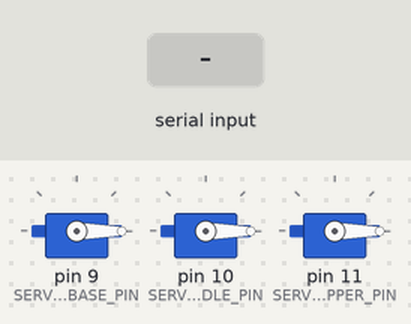
A sketch run on a simulated Arduino Uno, built with avr-gcc and run on an emulated ATmega328P. Parts: 3 × servo. Inputs (shaded band) come from the test bench.

Above: at 1.2 s.
1.3 s: "x" received over Serial
At 2.2 s:
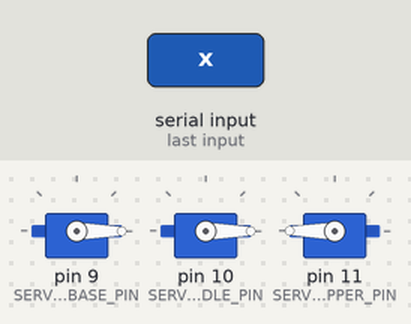
2.8 s: "t" received over Serial
At 3.3 s:
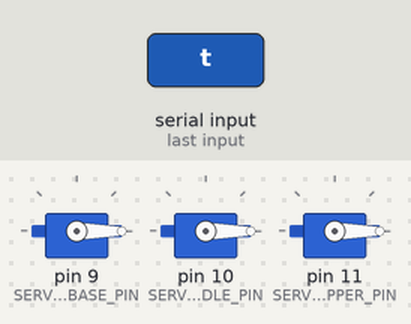
Timing chart, 0 to 5.8 s (numbered marks = the images above; inputs shaded):
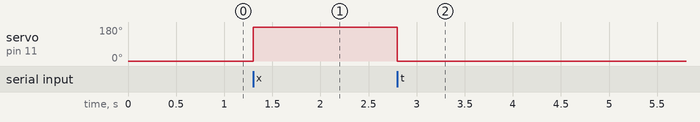

The sketch:

Project_1.ino
```cpp
/************* Android + Bluetooth + Arduino pick and place robot ****************

************** PIN CONFIGURATION *****************

  PIN      CONECTION

  9      BASE ARM SERVO
  10     MIDDLE ARM SERVO
  11     GRIPPER ARM SERVO
  RX     TX (HC05 BLUETOOTH MODULE)
  TX     RX (HC05 BLUETOOTH MODULE)

******************** CONTROLS *******************

  BUTTON         FUNCTION

  UP           BASE ARM (MOVE ON ONE SIDE)
  DOWN         BASE ARM (MOVE ON ANOTHER SIDE)
  RIGHT        MIDDLE ARM (MOVE ON ONE SIDE)
  LEFT         MIDDLE ARM (MOVE ON ANOTHER SIDE)
  TRIANGLE     GRIPPER OPEN
  CROSS        GRIPPER CLOSE

************************************************
*/

#include <Servo.h>

//DEFINATIONS FOR CONTROLLER
char RX_RAW;                             //VARIABLE FOR RECEIVED VALUES FROM ARDUINO BLUETOOTH CONTROLLER APP

//DEFINATIONS FOR SERVO
#define SERVO_BASE_PIN      9            //DEFINE BASE ARM SERVO TO DIGITAL PIN 9
#define SERVO_MIDDLE_PIN    10           //DEFINE MIDDLE ARM SERVO TO DIGITAL PIN 10
#define SERVO_GRIPPER_PIN   11           //DEFINE GRIPPER ARM SERVO TO DIGITAL PIN 11
Servo SERVO_BASE;                        //DEFINE BASE ARM SERVO
Servo SERVO_MIDDLE;                      //DEFINE MIDDLE ARM SERVO
Servo SERVO_GRIPPER;                     //DEFINE GRIPPER ARM SERVO
int BASE_VALUE = 0, MIDDLE_VALUE = 0, GRIPPER_VALUE = 0;

void setup()
{
  Serial.begin(9600);                         //SERIAL COMMUNICATION FOR HC05, BAUDRATE = 9600

  SERVO_BASE.attach(SERVO_BASE_PIN);          //SET BASE ARM SERVO TO DIGITAL PIN 9
  SERVO_MIDDLE.attach(SERVO_MIDDLE_PIN);      //SET MIDDLE ARM SERVO TO DIGITAL PIN 10
  SERVO_GRIPPER.attach(SERVO_GRIPPER_PIN);    //SET GRIPPER ARM SERVO TO DIGITAL PIN 11

  //SET TO INITIAL POSITION
  SERVO_BASE.write(BASE_VALUE);
  SERVO_MIDDLE.write(MIDDLE_VALUE);
  SERVO_GRIPPER.write(GRIPPER_VALUE);
}

void controller()
{
  if (Serial.available())
  {
    RX_RAW = Serial.read();                         //RECEIVING VALUES FROM ARDUINO BLUETOOTH CONTROLLER APP
    switch (RX_RAW)
    {
      case '1' ://LEFT BUTTON
        BASE_VALUE--;
        if (BASE_VALUE < 0)
          BASE_VALUE = 0;
        SERVO_BASE.write(BASE_VALUE);           //TO MOVE BASE ARM ON ONE SIDE
        delay(15);
        break;
      case '2' ://UP BUTTON
        MIDDLE_VALUE++;
        if (MIDDLE_VALUE > 180)
          MIDDLE_VALUE = 180;
        SERVO_MIDDLE.write(MIDDLE_VALUE);      //TO MOVE MIDDLE ARM ON ONE SIDE
        delay(15);
        break;
      case '3' ://RIGHT BUTTON
        BASE_VALUE++;
        if (BASE_VALUE > 180)
          BASE_VALUE = 180;
        SERVO_BASE.write(BASE_VALUE);          //TO MOVE BASE ARM ON ANOTHER SIDE
        delay(15);
        break;
      case '4' ://DOWN
        MIDDLE_VALUE--;
        if (MIDDLE_VALUE < 0)
          MIDDLE_VALUE = 0;
        SERVO_MIDDLE.write(MIDDLE_VALUE);     //TO MOVE MIDDLE ARM ON ANOTHER SIDE
        delay(15);
        break;
      case '5' ://SELECT BUTTON
        break;
      case '6' ://START BUTTON
        break;
      case 's' ://SQUARE BUTTON
        break;
      case 't' ://TRIANGLE BUTTON
        GRIPPER_VALUE = 0;
        SERVO_GRIPPER.write(GRIPPER_VALUE);                   //TO OPEN GRIPPER
        delay(15);
        break;
      case 'x' ://CROSS BUTTON
        GRIPPER_VALUE = 180;
        SERVO_GRIPPER.write(GRIPPER_VALUE);                 //TO CLOSE GRIPPER
        delay(15);
        break;
      case 'c' ://CIRCLE BUTTON
        break;
      default :
        SERVO_BASE.write(BASE_VALUE);
        SERVO_MIDDLE.write(MIDDLE_VALUE);
        SERVO_GRIPPER.write(GRIPPER_VALUE);
        break;
    }

  }
}

void loop()
{
  controller();
}
```

Measured:
- after the input at 1.3 s, servo on pin 11 (SERVO_GRIPPER_PIN): 0° → 180° at once
- after the input at 2.8 s, servo on pin 11 (SERVO_GRIPPER_PIN): 180° → 0° at once
